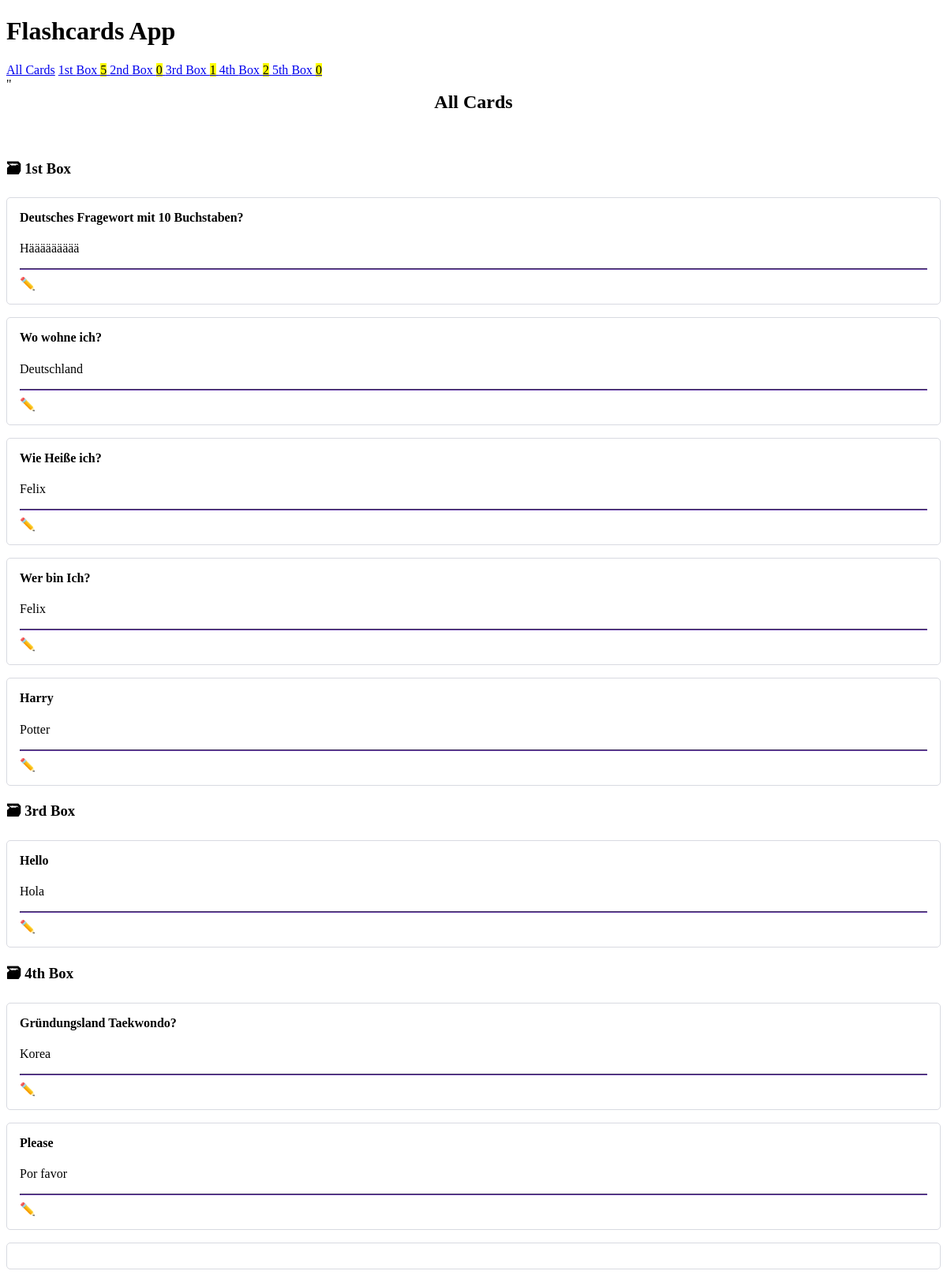
The page / on the database its author committed.
### cards/models.py (models this page shows, shortened)
class Card(models.Model):
    question = models.CharField(max_length=100)
    answer = models.CharField(max_length=100)
    box = models.IntegerField(
        choices=zip(BOXES, BOXES),
        default=BOXES[0]
    )
    date_created = models.DateTimeField(auto_now_add=True)

### cards/views.py (the view)
class CardListView(ListView):
    model = Card
    queryset = Card.objects.all().order_by("box", "-date_created")
    template_name = "cards/cards-list.html"

### cards/templatetags/cards_tags.py (called while the page is built)
@register.inclusion_tag("cards/box_link.html")
def boxes_as_links():
    boxes = []
    for box_num in BOXES:
        card_count = Card.objects.filter(box=box_num).count()
        boxes.append({
            "number": box_num,
            "card_count": card_count,
        })
    return {"boxes": boxes}

### cards/templates/cards/cards-list.html (shortened to what this page needs)
{% extends "cards/base.html" %}
{% load humanize %}
{% block content %}
    <h2>
        All Cards
    </h2>
    <a href="{% url 'card-create' $}" role="button">
    </a>
    {% for card in card_list %}
        {% ifchanged %}
            <h3>🗃 {{ card.box | ordinal}} Box</h3>
            {% endifchanged %}
            {% include "cards/card.html" %}
        <article>
        </article>
{% endblock content %}

### cards/templates/cards/base.html (shortened to what this page needs)
<!DOCTYPE html>
<html lang="en">
<head>
    <link rel="stylesheet" href="https://cdn.simplecss.org/simple.min.css">
</head>
<body>
    <header>
        <h1>Flashcards App</h1>
        {% include "cards/navigation.html" %}
    </header>
    <main>
        {% block content %}{% endblock content %}
    </main>
</body>
</html>

### cards/templates/cards/navigation.html
{% load cards_tags %}
<nav>
    <a href="{% url 'cards-list' %}"> All Cards</a>
    {% boxes_as_links %}
</nav>
"

### cards/templates/cards/box_link.html
{% load humanize %}
{% for box in boxes %}
    <a href="{% url 'box' box_num=box.number %}">
        {{ box.number | ordinal }} Box <mark> {{ box.card_count}}</mark>
    </a>
{% endfor %}

### cards/templates/cards/card.html (shortened to what this page needs)
<article>
    <h4>{{ card.question }}</h4>
    {% if not check_card %}
        <p>{{ card.answer }}</p>
        <hr>
        <a href="{% url 'card-update' card.id %}" role="button">
            ✏️ Edit Card
        </a>
    {% endif %}
</article>

### cards/templates/cards/base.html (style rules this page uses)
:root { --accent: #6e48ad; --accent-bg: white; --bg: #fff; --text: #212121; --text-light: #585858; --border: #d8dae1; --code: #d81b60; --preformatted: #444; }
article { background-color: var(--marked); border: 1px solid var(--border); border-radius: 5px; padding: 1em; margin: 1em 0; }
h2 { text-align: center; }
h2, h4 { margin-top: 0; }
hr { background: var(--accent); border-color: var(--accent); }
button, a[role="button"] { color: white; text-decoration: none; }

### rows shown on the page
Card: box|ordinal "1st", question "Deutsches Fragewort mit 10 Buchstaben?", answer "Häääääääää"
Card: question "Wo wohne ich?", answer "Deutschland"
Card: question "Wie Heiße ich?", answer "Felix"
Card: question "Wer bin Ich?", answer "Felix"
Card: question "Harry", answer "Potter"
Card: box|ordinal "3rd", question "Hello", answer "Hola"
Card: box|ordinal "4th", question "Gründungsland Taekwondo?", answer "Korea"
Card: question "Please", answer "Por favor"

### other values the page prints
{{ box.number | ordinal }} "1st" "2nd" "3rd" "4th" "5th"
{{ box.card_count }} "5" "0" "1" "2" "0"
